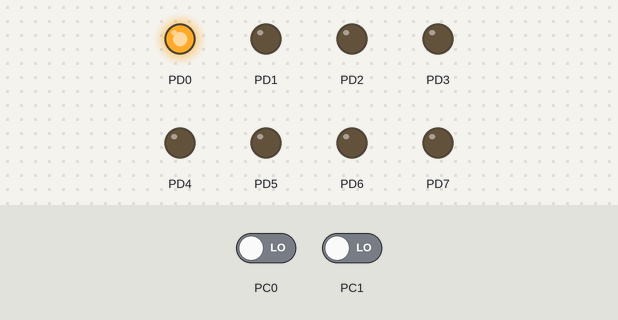
Bench run of a program on a simulated ATmega328P, built with avr-gcc and emulated at 8 MHz (the files do not name the chip). Parts: output pins drawn as LEDs (lit = HIGH). Dashed ring = blinking. The test bench sets the inputs (shaded band); at power-on: PC0 LOW, PC1 LOW.

Above: at 1.4 s.
1.5 s: PC0 driven HIGH
At 1.95 s:
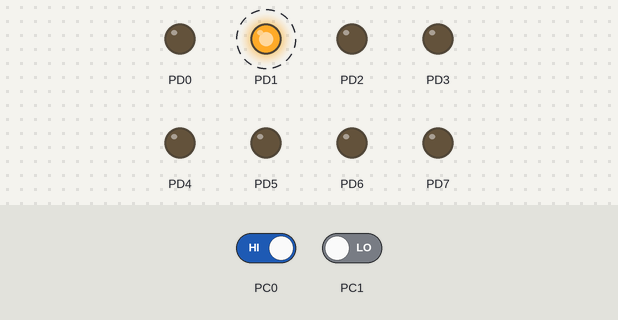
4.5 s: PC1 driven HIGH
At 4.8 s:
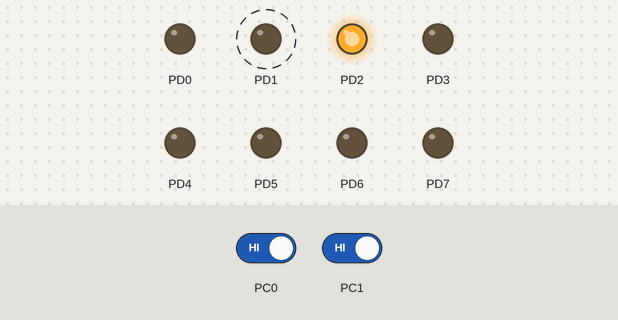
6.0 s: PC1 driven LOW
At 6.45 s:
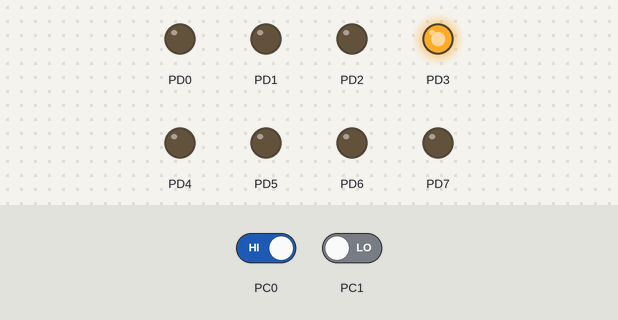
9.0 s: PC0 driven LOW
At 9.4 s:
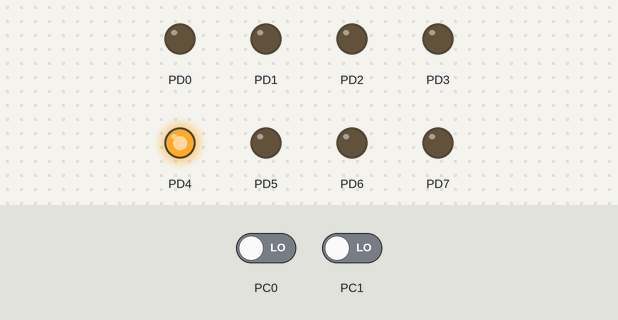
Timing chart, 0 to 11.5 s (numbered marks = the images above; inputs shaded):
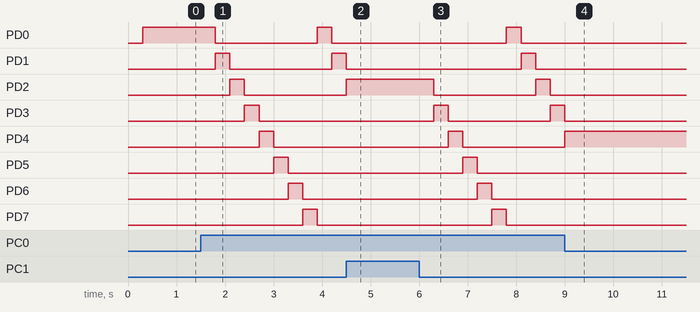

The program:

main.cpp
```cpp
/*
 * Buttons.cpp
 *
 * Created: 12.05.2018 3:33:37
 *  Author: VAL
 */

//Set MCU frequency
#define F_CPU 8000000UL

#include <avr/io.h>
#include <util/delay.h>
#include <stdint.h>

int main(void)
{
	uint8_t counter = 1;

	//Set port D to output
	DDRD = 0xff;
	PORTD = 0x00;

	//Set port C to input
	DDRC = 0x00;
	PORTD = 0x00;

    while(1)
    {
		if(PINC &(1 << PC0))
			if(counter == 128) counter = 1;
			else counter <<= 1;

		if(PINC &(1 << PC1))
			if(counter == 1) counter = 128;
			else counter >>= 1;

		(counter == 0) ? counter = 1:counter = counter;
		_delay_ms(300);

		PORTD = counter;

	 }

	/* while(1)
	 {

			 if(PINC &(1 << PC0)) counter++;

			 if(PINC &(1 << PC1)) counter--;

			 PORTD = counter;

			 _delay_ms(300);

	 }*/
}
```

Measured:
- after the input at 1.5 s, PD0: HIGH → LOW after 0.30 s, → HIGH 2.1 s later, → LOW 0.30 s later; PD1: LOW → HIGH after 0.30 s, → LOW 0.30 s later, → HIGH 2.1 s later; PD2: LOW → HIGH after 0.60 s, → LOW 0.30 s later; PD3: LOW → HIGH after 0.90 s, → LOW 0.30 s later; PD4: LOW → HIGH after 1.2 s, → LOW 0.30 s later
- after the input at 4.5 s, PD2: goes on until 4.5 s, then stays HIGH; PD3: stays LOW (without the input it goes to HIGH after 0.30 s); PD4: stays LOW (without the input it goes to HIGH after 0.60 s); PD5: stays LOW (without the input it goes to HIGH after 0.90 s); PD6: stays LOW (without the input it goes to HIGH after 1.2 s)
- after the input at 6.0 s, PD0: LOW → HIGH after 1.8 s, → LOW 0.30 s later; PD1: LOW → HIGH after 2.1 s, → LOW 0.30 s later; PD2: HIGH → LOW after 0.30 s, → HIGH 2.1 s later, → LOW 0.30 s later; PD3: LOW → HIGH after 0.30 s, → LOW 0.30 s later, → HIGH 2.1 s later; PD4: LOW → HIGH after 0.60 s, → LOW 0.30 s later
- after the input at 9.0 s, PD0: stays LOW (without the input it goes to HIGH after 1.2 s); PD1: stays LOW (without the input it goes to HIGH after 1.5 s); PD2: stays LOW (without the input it goes to HIGH after 1.8 s); PD3: goes on until 9.0 s, then stays LOW; PD4: goes on until 9.0 s, then stays HIGH
